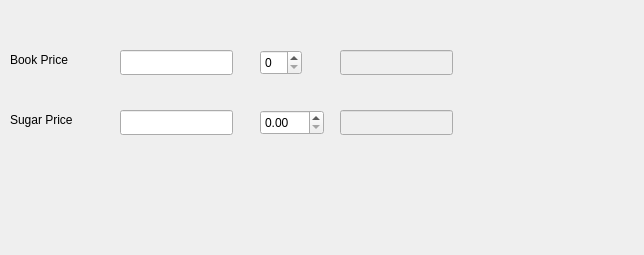
<?xml version="1.0" encoding="UTF-8"?>
<ui version="4.0">
 <class>Dialog</class>
 <widget class="QDialog" name="Dialog">
  <property name="geometry">
   <rect>
    <x>0</x>
    <y>0</y>
    <width>644</width>
    <height>255</height>
   </rect>
  </property>
  <property name="windowTitle">
   <string>Dialog</string>
  </property>
  <widget class="QLabel" name="label">
   <property name="geometry">
    <rect>
     <x>10</x>
     <y>50</y>
     <width>81</width>
     <height>20</height>
    </rect>
   </property>
   <property name="text">
    <string>Book Price</string>
   </property>
  </widget>
  <widget class="QLabel" name="label_2">
   <property name="geometry">
    <rect>
     <x>10</x>
     <y>110</y>
     <width>81</width>
     <height>20</height>
    </rect>
   </property>
   <property name="text">
    <string>Sugar Price</string>
   </property>
  </widget>
  <widget class="QLineEdit" name="lineEditBookPrice">
   <property name="geometry">
    <rect>
     <x>120</x>
     <y>50</y>
     <width>113</width>
     <height>25</height>
    </rect>
   </property>
  </widget>
  <widget class="QLineEdit" name="lineEditSugarPrice">
   <property name="geometry">
    <rect>
     <x>120</x>
     <y>110</y>
     <width>113</width>
     <height>25</height>
    </rect>
   </property>
  </widget>
  <widget class="QSpinBox" name="spinBoxBookQty">
   <property name="geometry">
    <rect>
     <x>260</x>
     <y>50</y>
     <width>42</width>
     <height>25</height>
    </rect>
   </property>
  </widget>
  <widget class="QDoubleSpinBox" name="doubleSpinBoxSugarWeight">
   <property name="geometry">
    <rect>
     <x>260</x>
     <y>110</y>
     <width>64</width>
     <height>25</height>
    </rect>
   </property>
  </widget>
  <widget class="QLineEdit" name="lineEditBookAmount">
   <property name="enabled">
    <bool>false</bool>
   </property>
   <property name="geometry">
    <rect>
     <x>340</x>
     <y>50</y>
     <width>113</width>
     <height>25</height>
    </rect>
   </property>
  </widget>
  <widget class="QLineEdit" name="lineEditSugarAmount">
   <property name="enabled">
    <bool>false</bool>
   </property>
   <property name="geometry">
    <rect>
     <x>340</x>
     <y>110</y>
     <width>113</width>
     <height>25</height>
    </rect>
   </property>
  </widget>
  <widget class="QLabel" name="labelTotalAmount">
   <property name="geometry">
    <rect>
     <x>290</x>
     <y>190</y>
     <width>151</width>
     <height>31</height>
    </rect>
   </property>
   <property name="text">
    <string/>
   </property>
  </widget>
 </widget>
 <resources/>
 <connections/>
</ui>
